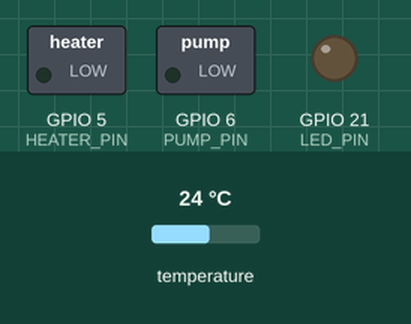
Simulated run of this sketch. Board: ESP32-S3. Shown: switched loads named in the sketch (green lamp = pin HIGH), output pins drawn as LEDs (lit = HIGH). The inputs (shaded band) are chosen by the test bench; at power-on: temperature 24 °C. What the sketch prints to the serial monitor is not drawn.

Above: at 0.35 s.
At 38.31 s:
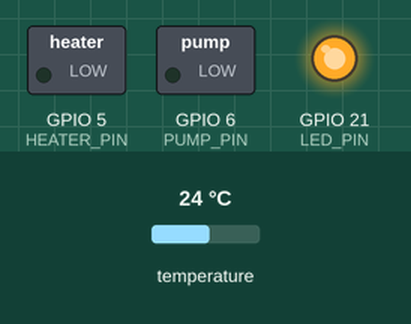
Timing chart, 0 to 39.9 s (numbered marks = the images above):
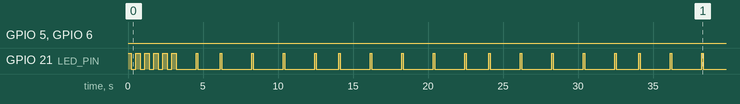

The sketch:

OrangeBrew_ESP32S3_Diag.ino
```cpp
  /**
 * OrangeBrew ESP32-S3 — Диагностический скетч
 *
 * Проверяет:
 *   1. Чип и память
 *   2. WiFi MAC и инициализацию
 *   3. Точку доступа (AP) — видимость с телефона
 *   4. Датчики DS18B20 (OneWire на GPIO 4)
 *   5. Пины нагревателя (GPIO 5) и насоса (GPIO 6)
 *   6. Встроенный LED (GPIO 21)
 *
 * Прошивается вместо основной прошивки.
 * После диагностики — вернуть OrangeBrew_ESP32S3.ino
 *
 * Arduino IDE:
 *   Board:            ESP32S3 Dev Module
 *   USB CDC On Boot:  Enabled   ← Serial не появится без этого!
 *   Upload Speed:     921600
 *
 * Распиновка:
 *   GPIO  4 — OneWire DATA (DS18B20), резистор 4.7кОм между DATA и 3.3V
 *   GPIO  5 — Реле нагревателя
 *   GPIO  6 — Реле насоса
 *   GPIO 21 — Встроенный синий LED
 *   GPIO  0 — Кнопка BOOT
 */

#include <Arduino.h>
#include <WiFi.h>
#include "esp_wifi.h"
#include <OneWire.h>
#include <DallasTemperature.h>

// ─── ПИНЫ ─────────────────────────────────────────────────
#define ONE_WIRE_BUS  4
#define HEATER_PIN    5
#define PUMP_PIN      6
#define LED_PIN      21
#define BOOT_PIN      0

OneWire           oneWire(ONE_WIRE_BUS);
DallasTemperature sensors(&oneWire);

// ─── ВСПОМОГАТЕЛЬНЫЕ ──────────────────────────────────────
void separator(const char* title) {
    Serial.println();
    Serial.println("════════════════════════════════════");
    Serial.println(title);
    Serial.println("════════════════════════════════════");
}

void pass(const char* msg) {
    Serial.print("  ✅  ");
    Serial.println(msg);
}

void fail(const char* msg) {
    Serial.print("  ❌  ");
    Serial.println(msg);
}

void info(const char* label, String value) {
    Serial.printf("  %-20s %s\n", label, value.c_str());
}

void ledBlink(int times, int ms = 150) {
    for (int i = 0; i < times; i++) {
        digitalWrite(LED_PIN, HIGH);
        delay(ms);
        digitalWrite(LED_PIN, LOW);
        if (i < times - 1) delay(ms);
    }
}

// ─── 1. ЧИП ───────────────────────────────────────────────
void diagChip() {
    separator("1. ЧИП И ПАМЯТЬ");
    info("Модель:",        String(ESP.getChipModel()) + " rev" + ESP.getChipRevision());
    info("Ядра:",          String(ESP.getChipCores()) + " (Xtensa LX7, dual-core)");
    info("CPU MHz:",       String(ESP.getCpuFreqMHz()));
    info("Flash:",         String(ESP.getFlashChipSize() / 1024) + " KB");
    info("RAM свободно:",  String(ESP.getFreeHeap() / 1024) + " KB");
    info("PSRAM:",         ESP.getPsramSize() > 0
                            ? String(ESP.getPsramSize() / 1024) + " KB"
                            : "нет");
    info("Uptime:",        String(millis() / 1000) + " сек");

    if (ESP.getFreeHeap() < 50000) {
        fail("Мало свободной RAM (<50 KB) — возможны сбои");
    } else {
        pass("RAM в норме");
    }
}

// ─── 2. WiFi MAC ───────────────────────────────────────────
void diagMac() {
    separator("2. WiFi MAC");

    WiFi.mode(WIFI_STA);
    delay(100);

    String mac = WiFi.macAddress();
    info("MAC (STA):", mac);

    if (mac == "00:00:00:00:00:00" || mac.isEmpty()) {
        fail("MAC = 00:00:00:00:00:00 — WiFi не инициализировался");
        fail("Возможно: плохое питание или дефект чипа");
    } else {
        pass("MAC получен успешно");
    }

    WiFi.mode(WIFI_OFF);
    delay(100);
}

// ─── 3. ТОЧКА ДОСТУПА ─────────────────────────────────────
void diagAP() {
    separator("3. ТОЧКА ДОСТУПА (AP)");

    WiFi.disconnect(true);
    WiFi.mode(WIFI_OFF);
    delay(300);

    WiFi.mode(WIFI_AP);
    delay(200);

    WiFi.setTxPower(WIFI_POWER_19_5dBm);

    bool ok = WiFi.softAP("OrangeBrew-S3-DIAG", nullptr, 1, 0, 4);
    delay(500);

    String ip    = WiFi.softAPIP().toString();
    String mac   = WiFi.softAPmacAddress();
    int8_t power = 0;
    esp_wifi_get_max_tx_power(&power);

    info("softAP():", ok ? "true (OK)" : "false (ОШИБКА!)");
    info("IP:",       ip);
    info("MAC (AP):", mac);
    info("Канал:",    "1");
    info("TX power:", String(power * 0.25f, 1) + " dBm");

    if (!ok) {
        fail("softAP() вернул false");
        fail("Попробуй: передёрни питание, проверь напряжение 3.3V");
        return;
    }

    if (ip == "0.0.0.0") {
        fail("IP = 0.0.0.0 — AP не готова");
        return;
    }

    pass("AP запущена");
    Serial.println();
    Serial.println("  >>> Подключись телефоном к сети «OrangeBrew-S3-DIAG»");
    Serial.println("  >>> Жду 60 секунд...");

    unsigned long deadline = millis() + 60000;
    bool connected = false;
    int lastBlink = 0;

    while (millis() < deadline) {
        int clients = WiFi.softAPgetStationNum();
        if (clients > 0) {
            connected = true;
            Serial.printf("\n  [AP] Клиент подключился! Всего: %d\n", clients);
            break;
        }
        // Моргаем LED раз в 2 сек пока ждём
        if ((int)(millis() / 2000) != lastBlink) {
            lastBlink = millis() / 2000;
            ledBlink(1, 100);
        }
        delay(500);
        Serial.print(".");
    }
    Serial.println();

    if (connected) {
        ledBlink(3, 200);
        pass("Телефон подключился к AP — антенна и радио работают");
    } else {
        fail("За 60 сек никто не подключился");
        Serial.println("  Проверь: видна ли сеть «OrangeBrew-S3-DIAG» на телефоне?");
        Serial.println("  Если не видна — проблема с антенной или RF-блоком");
    }

    WiFi.softAPdisconnect(true);
    WiFi.mode(WIFI_OFF);
    delay(200);
}

// ─── 4. ДАТЧИКИ DS18B20 ───────────────────────────────────
void diagSensors() {
    separator("4. ДАТЧИКИ DS18B20");

    info("OneWire GPIO:", String(ONE_WIRE_BUS));
    Serial.println("  Убедись: резистор 4.7кОм между GPIO4 и 3.3V!");

    sensors.begin();
    int count = sensors.getDeviceCount();
    Serial.printf("  Найдено датчиков: %d\n", count);

    if (count == 0) {
        fail("Датчики не найдены");
        Serial.println("  Проверь:");
        Serial.println("    1. Подтяжка 4.7кОм на GPIO4 (между DATA и 3.3V)");
        Serial.println("    2. Питание датчика (VCC → 3.3V, GND → GND)");
        Serial.println("    3. Правильный GPIO (должен быть GPIO4)");
        return;
    }

    sensors.requestTemperatures();
    delay(750);

    for (int i = 0; i < count; i++) {
        DeviceAddress addr;
        if (!sensors.getAddress(addr, i)) continue;

        String addrStr = "";
        for (int j = 0; j < 8; j++) {
            if (addr[j] < 16) addrStr += "0";
            addrStr += String(addr[j], HEX);
        }

        float t = sensors.getTempC(addr);

        if (t == DEVICE_DISCONNECTED_C) {
            Serial.printf("  [%d] %s → ❌ DISCONNECTED\n", i, addrStr.c_str());
        } else if (t == 85.0f) {
            Serial.printf("  [%d] %s → ⚠  85.0°C (не успел сконвертировать — норм при первом чтении)\n",
                          i, addrStr.c_str());
        } else {
            Serial.printf("  [%d] %s → ✅ %.2f°C\n", i, addrStr.c_str(), t);
        }
    }

    if (count > 0) pass("Датчики отвечают");
}

// ─── 5. ПИНЫ РЕЛЕ ─────────────────────────────────────────
void diagPins() {
    separator("5. ПИНЫ НАГРЕВАТЕЛЯ И НАСОСА");

    pinMode(HEATER_PIN, OUTPUT);
    pinMode(PUMP_PIN,   OUTPUT);
    digitalWrite(HEATER_PIN, LOW);
    digitalWrite(PUMP_PIN,   LOW);

    Serial.println("  Оба реле переключаются раз в секунду.");
    Serial.println("  Отправь STOP в Serial Monitor чтобы остановить.");
    Serial.println();

    bool state = false;
    int tick = 0;
    while (true) {
        state = !state;
        digitalWrite(HEATER_PIN, state ? HIGH : LOW);
        digitalWrite(PUMP_PIN,   state ? HIGH : LOW);
        Serial.printf("  [%d] GPIO5 (Heater) + GPIO6 (Pump) → %s\n",
                      ++tick, state ? "HIGH ▲" : "LOW  ▼");

        // Ждём 1 сек, но проверяем Serial каждые 50 мс
        unsigned long t = millis();
        while (millis() - t < 1000) {
            if (Serial.available()) {
                String cmd = Serial.readStringUntil('\n');
                cmd.trim();
                if (cmd.equalsIgnoreCase("STOP")) {
                    digitalWrite(HEATER_PIN, LOW);
                    digitalWrite(PUMP_PIN,   LOW);
                    Serial.println("\n  Остановлено.");
                    pass("GPIO5 + GPIO6 проверены");
                    return;
                }
            }
            delay(50);
        }
    }
}

// ─── 6. ВСТРОЕННЫЙ LED ────────────────────────────────────
void diagLed() {
    separator("6. ВСТРОЕННЫЙ LED (GPIO21)");
    Serial.println("  Моргаю 5 раз...");
    for (int i = 0; i < 5; i++) {
        digitalWrite(LED_PIN, HIGH);
        Serial.printf("  [%d] HIGH\n", i + 1);
        delay(300);
        digitalWrite(LED_PIN, LOW);
        delay(300);
    }
    pass("LED GPIO21 работает (если видел моргание)");
}

// ─── ИТОГ ─────────────────────────────────────────────────
void diagSummary() {
    separator("ГОТОВО");
    Serial.println("  Диагностика завершена.");
    Serial.println();
    Serial.println("  Распиновка OrangeBrew ESP32-S3 Super Mini:");
    Serial.printf ("    GPIO %2d  — OneWire DATA (DS18B20)\n", ONE_WIRE_BUS);
    Serial.printf ("    GPIO %2d  — Реле нагревателя\n",       HEATER_PIN);
    Serial.printf ("    GPIO %2d  — Реле насоса\n",            PUMP_PIN);
    Serial.printf ("    GPIO %2d  — LED (встроенный синий)\n",  LED_PIN);
    Serial.printf ("    GPIO %2d  — BOOT кнопка\n",            BOOT_PIN);
    Serial.println();
    Serial.println("  После проверки — прошей OrangeBrew_ESP32S3.ino");
    Serial.println("  Отправь RESET в Serial Monitor чтобы запустить диагностику снова.");
}

// ─── SETUP / LOOP ─────────────────────────────────────────
void setup() {
    // LED инициализируем до Serial — визуальная обратная связь при старте
    pinMode(LED_PIN, OUTPUT);
    digitalWrite(LED_PIN, HIGH);

    Serial.begin(115200);
    // ESP32-S3 с USB CDC — ждём появления Serial (до 3 сек)
    {
        unsigned long t = millis();
        while (!Serial && millis() - t < 3000);
    }
    delay(200);

    digitalWrite(LED_PIN, LOW);

    Serial.println(F("\n╔══════════════════════════════════════╗"));
    Serial.println(F("║  OrangeBrew ESP32-S3  ДИАГНОСТИКА    ║"));
    Serial.println(F("╚══════════════════════════════════════╝"));

    diagChip();
    diagMac();
    diagLed();
    diagAP();
    diagSensors();
    diagPins();
    diagSummary();
}

void loop() {
    if (Serial.available()) {
        String cmd = Serial.readStringUntil('\n');
        cmd.trim();
        if (cmd.equalsIgnoreCase("RESET")) {
            ESP.restart();
        }
    }
    delay(100);
}
```

Measured:
- by itself, GPIO 21 (LED_PIN): LOW → HIGH at 0.00 s, → LOW 0.20 s later, → HIGH 0.31 s later, → LOW 0.30 s later, … (48 changes in this stretch)
